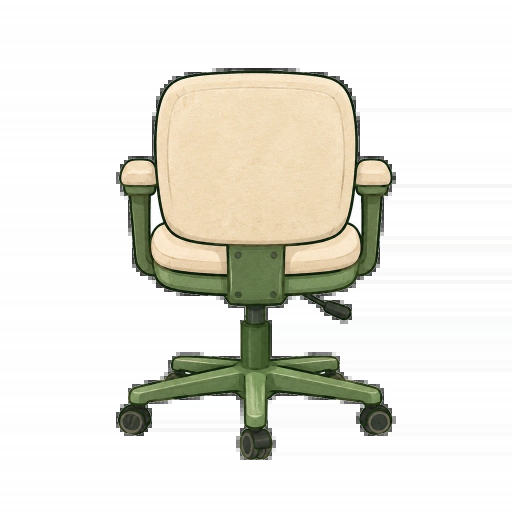
#> input picture assets/team/chair.webp, 1024 x 1024 px (shown at 1/2 size)
$ python -i prepare-occupied-office.py   (imports and definitions only)
#> lines starting #> are read from the running program, lines starting #| are printed output that depends on the picture
"""Register empty and occupied chair sprites on a common wheel baseline.

No network calls; originals and earlier asset versions are preserved.
"""
import argparse
import hashlib
import importlib.util
import json
from pathlib import Path
from PIL import Image, ImageChops

spec = importlib.util.spec_from_file_location('modern_office', Path(__file__).with_name('prepare-modern-office.py'))
module = importlib.util.module_from_spec(spec)
# [1 line not run here, left out]
# [1 line that did not run here, left out]

# [17 lines left out: function detect_rows, not called in this run]

def register(source, empty=False, shared_bounds=None):
    rgba = module.cutout(source)
    bbox = shared_bounds or rgba.getbbox()
    if not bbox: raise ValueError('Empty chair sprite')
    # Chair geometry, not head height, defines the scaling and baseline.
    # Generated atlas cells retain fixed framing. Empty chair reference gets
    # its wheel/armrest silhouette mapped into the same occupied-chair bounds.
    canvas = Image.new('RGBA', (256, 256))
    if empty:
        crop = rgba.crop(bbox)
        crop.thumbnail((150, 146), Image.Resampling.LANCZOS)
        canvas.paste(crop, ((256-crop.width)//2, 238-crop.height))
    else:
        # Only correct small outer framing drift; preserve relative person/chair.
        width = bbox[2]-bbox[0]; height = bbox[3]-bbox[1]
        if height < 100: raise ValueError('Incomplete occupied chair frame')
        crop = rgba.crop(bbox)
        scale = min(218/height, 194/width)
        crop = crop.resize((round(width*scale), round(height*scale)), Image.Resampling.LANCZOS)
        canvas.paste(crop, ((256-crop.width)//2, 238-crop.height))
    return canvas

# [28 lines left out: function prepare, not called in this run]

# [8 lines not run here, left out]

>>> import cv2
>>> picture = cv2.imread('../assets/team/chair.webp', cv2.IMREAD_GRAYSCALE)
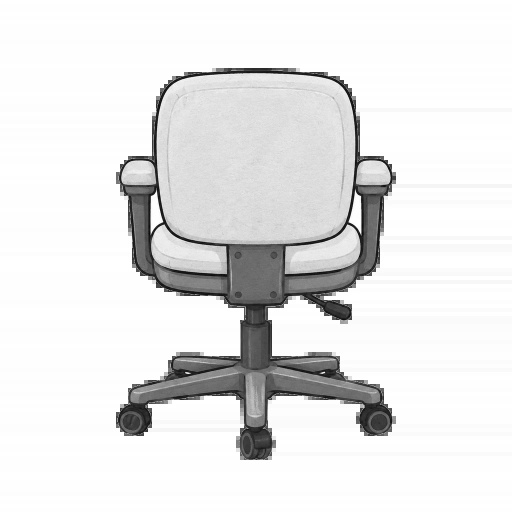
#> picture: shape (1024, 1024) (shown at 1/2 size); min 0, max 255, mean 230.3
>>> result = register(picture)
#> (the run stopped early here; a loop or call above may not have finished)

$ run again, on assets/team/competition.webp
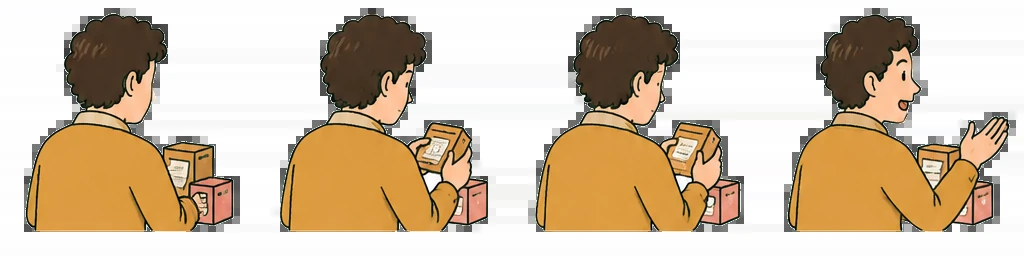
#> input picture assets/team/competition.webp, 1024 x 256 px
#> `picture = cv2.imread('../assets/team/chair.webp', cv2.IMREAD_GRAYSCALE)`:
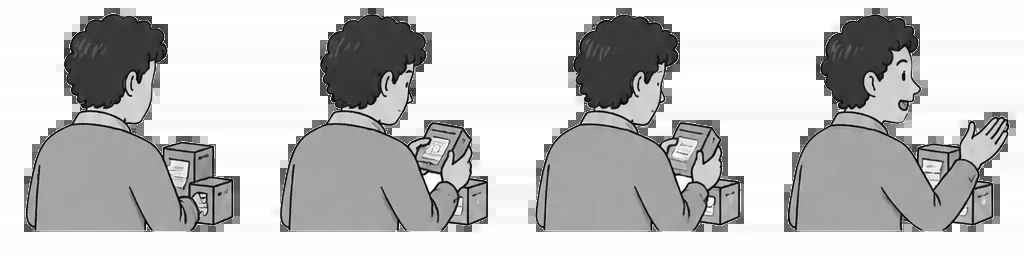
#> picture: shape (256, 1024); min 0, max 255, mean 195.5
